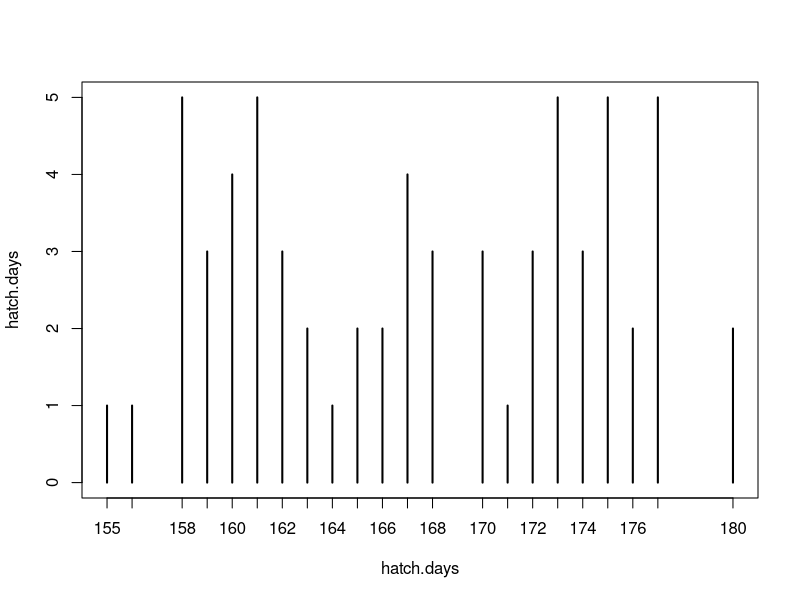
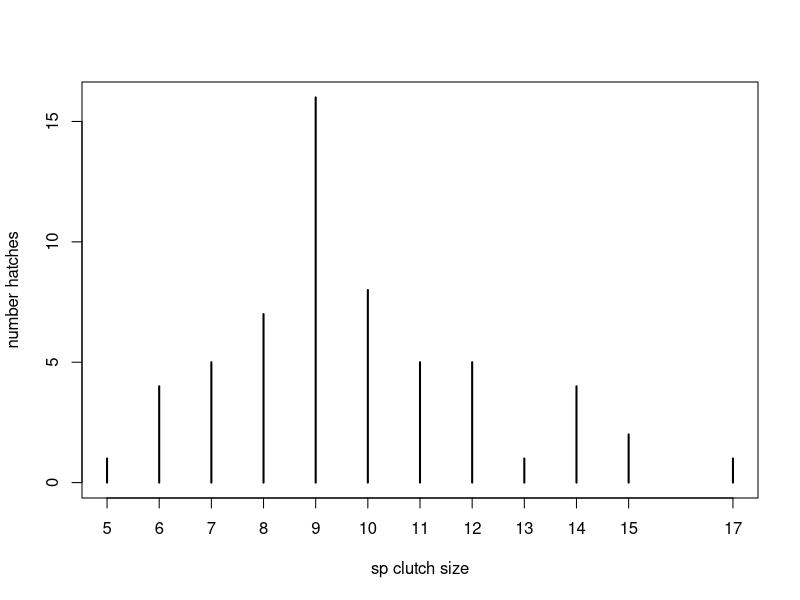
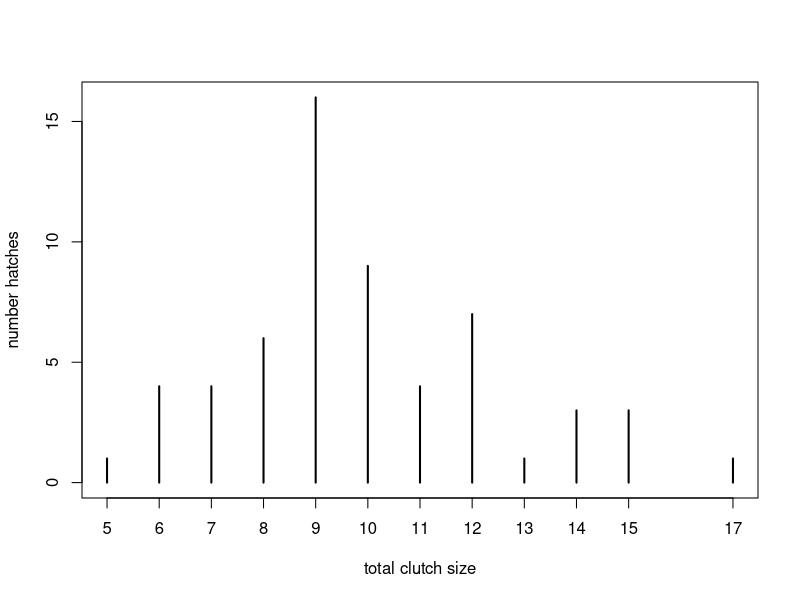
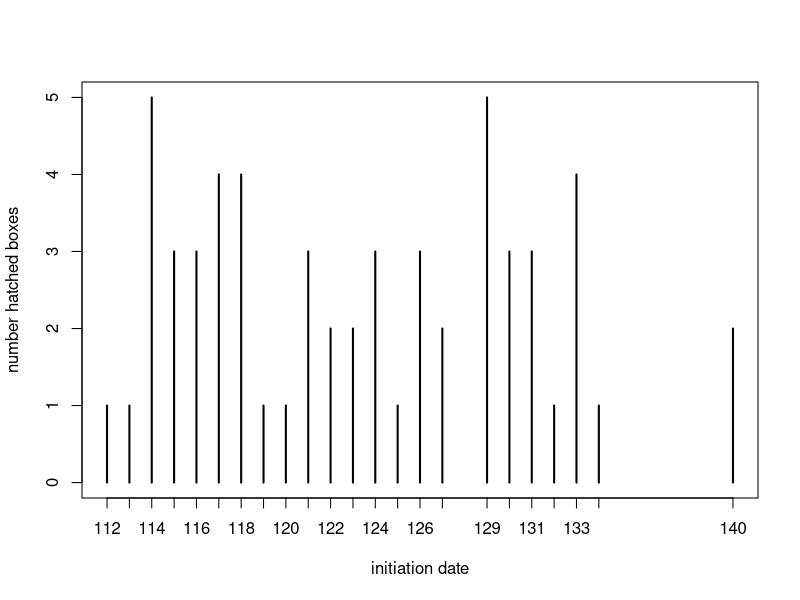

Write the R code that produced these figures, in order.
#Rec Goldeneye Summary Script
#Created by Hannah Vincelette and Chuck Frost
#Creation date: 8/3/2018



#read in the most current data file

##to run stats on the rec

visits<-read.csv("R_2018_COGO_Box_Checks.csv", header=T, stringsAsFactors = F, na.strings = "")
visits<-visits[ ,1:14]
visits<-visits[visits$sp1 != "UNAV",]
visits<-visits[!is.na(visits$box), ]
visits<-visits[visits$site!="C",]

boxes<-read.csv("R_2018_COGO_Box_Inventory.csv", header=T, stringsAsFactors = F)
boxes<-boxes[ ,1:11]
boxes<-boxes[boxes$sp1 != "UNAV",]
boxes<-boxes[!is.na(boxes$box), ]
boxes<-boxes[boxes$site!="C",]

eggs<-read.csv("R_2018_COGO_Egg_Fate.csv", header=T, stringsAsFactors = F)
eggs<-eggs[,1:8]
eggs<-eggs[eggs$sp != "UNAV",]
eggs<-eggs[!is.na(eggs$box), ]
eggs<-eggs[eggs$site!="C",]

library(ggplot2)



# to run stats on the corps  

# visits<-visits[visits$site=="C",]


#xxxxxxxxxxxxxxxxxxxxxxxxxxxxx
#xxxxxxxxxxxxxxxxxxxxxxxxxxxxx
#xxxxxxxxxxxxxxxxxxxxxxxxxxxxx
#xxxxxxxxxxxxxxxxxxxxxxxxxxxxx
#xxxxxxxxxxxxxxxxxxxxxxxxxxxxx
#xxxxxxxxxxxxxxxxxxxxxxxxxxxxx



#OCCUPANCY

# other occupancy by sp
o.occupancy =table(boxes$sp1[boxes$sp1 %in% c("UNOC", "RDSQ")])
#o.occupancy


# bird occupancy by sp (defined by laying an egg)
occupancy =table(boxes$sp1[!(boxes$sp1 %in% c("UNOC", "RDSQ"))])
#occupancy


# number incubating COGO, BUFF, & COME hens (boxes w/ stage>3)

a.incub<-data.frame(
  box=visits$box[visits$sp1 =="COGO"|visits$sp1 =="BUFF"|visits$sp1 =="COME" ],
  sp=visits$sp1[visits$sp1 =="COGO"|visits$sp1 =="BUFF"|visits$sp1 =="COME" ],
  stage=visits$stage[visits$sp1 =="COGO"|visits$sp1 =="BUFF"|visits$sp1 =="COME"], 
  stringsAsFactors = FALSE
)
#a.incub

a.incub1<-a.incub[!is.na(a.incub$stage),]

for (g in 1:length(a.incub1$box)) {
  a.incub1$stage[g]=max(a.incub1$stage[a.incub1$box==a.incub1$box[g]])
}

#a.incub1

a.incub2<-a.incub1[a.incub1$stage>3,]

incub.hen<-aggregate(a.incub2$sp~a.incub2$box, FUN=max)
#incub.hen

names(incub.hen)<- c("box", "sp")

incub.hen.tab<- table(incub.hen$sp)

incub.hen.freq<-incub.hen.tab/occupancy[names(occupancy) %in% names(incub.hen.tab)]
#incub.hen.freq
# number boxes with squirrel kittens
squirrels<- length(boxes$sp1[boxes$sp1=="RDSQ"])

# number of boxes unavailable during first sweep
# does not work unless data files are read in without subsetting out UNAV rows
# unavailable<- length(visits$visit[visits$visit==1 & visits$sp1=="UNAV"])
#unavailable


# sp combos occupying boxes (defined by laying an egg)
# omits boxes with 3 sp
# will not account for AMKE & OTHER species

a.combo<-data.frame(
  box=boxes$box[boxes$sp1 != "UNOC" & boxes$sp1 != "RDSQ"],
  sp1=boxes$sp1[boxes$sp1 != "UNOC" & boxes$sp1 != "RDSQ"],
  sp2=boxes$sp2[boxes$sp1 != "UNOC" & boxes$sp1 != "RDSQ"],
  sp3=boxes$sp3[boxes$sp1 != "UNOC" & boxes$sp1 != "RDSQ"]
)
#a.combo


combos<-data.frame(
  COGO=length(a.combo$sp1[a.combo$sp1=="COGO" & a.combo$sp2==""]),
  BUFF=length(a.combo$sp1[a.combo$sp1=="BUFF" & a.combo$sp2==""]),
  COME=length(a.combo$sp1[a.combo$sp1=="COME" & a.combo$sp2==""]),
  BOOW=length(a.combo$sp1[a.combo$sp1=="BOOW" & a.combo$sp2==""]),
  COGO.BUFF=length(a.combo$sp1[(a.combo$sp1=="COGO" | a.combo$sp1=="BUFF") & (a.combo$sp2=="COGO"| a.combo$sp2=="BUFF")]),
  COGO.COME=length(a.combo$sp1[(a.combo$sp1=="COGO"| a.combo$sp1=="COME") & (a.combo$sp2=="COGO"|a.combo$sp2=="COME")]),
  COGO.BOOW=length(a.combo$sp1[(a.combo$sp1=="COGO"|a.combo$sp1=="BOOW") & (a.combo$sp2=="COGO"|a.combo$sp2=="BOOW")]), 
  BUFF.BOOW=length(a.combo$sp1[(a.combo$sp1=="BUFF"|a.combo$sp1=="BOOW") & (a.combo$sp2=="BUFF"|a.combo$sp2=="BOOW")]), 
  COME.BOOW=length(a.combo$sp1[(a.combo$sp1=="COME"|a.combo$sp1=="BOOW") & (a.combo$sp2=="COME" | a.combo$sp2=="BOOW")]), 
  COME.BUFF=length(a.combo$sp1[(a.combo$sp1=="BUFF"|a.combo$sp1=="BOOW") & (a.combo$sp2=="COME"|a.combo$sp2=="BUFF")])
  
)
#combos
  



#EGGS

# total number eggs laid by sp

total.eggs<-table(eggs$sp[!(eggs$sp %in% c("UNOC", "RDSQ"))])
#total.eggs


#clutch by sp
clutch<-data.frame(sp=unique(eggs$sp[!(eggs$sp %in% c("UNOC", "RDSQ"))]), small=0, large=0, range=0, mean=0, stringsAsFactors = F)
#clutch

clutch.tot<-data.frame(sp=unique(eggs$sp[!(eggs$sp %in% c("UNOC", "RDSQ"))]), small=0, large=0, range=0, mean=0, stringsAsFactors = F)
#clutch.tot

a.clutch<-data.frame(
  sp=visits$sp1[boxes$outcome=="missed"|boxes$outcome=="marked"|boxes$outcome=="n-abandon"|boxes$outcome=="r-abandon"|boxes$outcome=="u-abandon"], 
  date=visits$date[boxes$outcome=="missed"|boxes$outcome=="marked"|boxes$outcome=="n-abandon"|boxes$outcome=="r-abandon"|boxes$outcome=="u-abandon"],
  box=visits$box[boxes$outcome=="missed"|boxes$outcome=="marked"|boxes$outcome=="n-abandon"|boxes$outcome=="r-abandon"|boxes$outcome=="u-abandon"],
  primaryeggs=0,
  secondaryeggs=0,
  totaleggs=0, stringsAsFactors = F)

#a.clutch

for (b in 1:length(a.clutch$box)) {
  a.clutch$primaryeggs[b]=length(eggs$eggnum[a.clutch$sp[b]==eggs$sp & eggs$box==a.clutch$box[b]])
  a.clutch$secondaryeggs[b]=length(eggs$eggnum[a.clutch$box[b]==eggs$box])-a.clutch$primaryeggs[b]
  a.clutch$totaleggs[b]=a.clutch$primaryeggs[b] + a.clutch$secondaryeggs[b]
  
}
#a.clutch

for (k in 1:length(clutch$sp)){
  clutch$small[k]=min(a.clutch$primaryeggs[a.clutch$sp==clutch$sp[k]]) 
  clutch$large[k]=max(a.clutch$primaryeggs[a.clutch$sp==clutch$sp[k]]) 
  clutch$range[k]=clutch$large[k]-clutch$small[k]
  clutch$mean[k]=mean(a.clutch$primaryeggs[a.clutch$sp==clutch$sp[k]])
}

#clutch

for (k in 1:length(clutch.tot$sp)){
  clutch.tot$small[k]=min(a.clutch$totaleggs[a.clutch$sp==clutch$sp[k]]) 
  clutch.tot$large[k]=max(a.clutch$totaleggs[a.clutch$sp==clutch$sp[k]]) 
  clutch.tot$range[k]=clutch.tot$large[k]-clutch.tot$small[k]
  clutch.tot$mean[k]=mean(a.clutch$totaleggs[a.clutch$sp==clutch$sp[k]])
}

#clutch.tot

#clutch
#clutch.tot

# number boxes with mixed sp eggs 
# doesn't take into account if sp1 hen switches
boxes.o.eggs<-length(boxes$sp2[boxes$sp2 !=""])
#boxes.o.eggs

# number of eggs predated (an egg went missing)
# does not count ducklings found dead (documented in excel sheet as hatched, unmarked egg)
# does not include owls
predation.eggs<-length(eggs$box[is.na(eggs$hatched) & !(eggs$sp %in% c("BOOW", "UNOC", "RDSQ"))])
#predation.eggs

# number of eggs predated over time
# not calculated; need dates of individual egg predation

# number of boxes predated by box initiation date
# not calculated; only have initiation dates for marked boxes (with known JD hatch) and most predated boxes are not marked

# number of boxes predated (an egg went missing)
# does not count ducklings found dead (documented in excel sheet as hatched, unmarked egg)
predation.boxes<-unique(eggs$box[is.na(eggs$hatched)])
predation.boxes<-length(predation.boxes)
#predation.boxes


#NESTING (init, incub, hatch)

#nest initiation COGO & BUFF (min, max, range, mean)

a.initiation<-data.frame(
  sp=visits$sp1[visits$fate==1 & visits$hatched==1 & visits$sp1 %in% c("COGO","BUFF")], 
  date=visits$date[visits$fate==1 & visits$hatched==1 & visits$sp1 %in% c("COGO","BUFF")],
  box=visits$box[visits$fate==1 & visits$hatched==1 & visits$sp1 %in% c("COGO","BUFF")],
  eggs=0,
  adj.eggs=0)
#a.initiation

for (b in 1:length(a.initiation$box)) {
  egg.list=visits$sp1eggs[visits$box == a.initiation$box[b]]
  a.initiation$eggs[b]=egg.list[which.max(egg.list)]
  a.initiation$adj.eggs[b]=a.initiation$eggs[b] 
  if(a.initiation$adj.eggs[b]>8){a.initiation$adj.eggs[b]=8}
}

a.initiation$adj.date=a.initiation$date-28
a.initiation$init.date=a.initiation$adj.date-(a.initiation$adj.eggs*2)

#a.initiation

init<-data.frame(sp=unique(a.initiation$sp), early=0, late=0, range=0, mean=0)
#init

for (c in 1:length(init$sp)){ 
  
  date.list=a.initiation$init.date[a.initiation$sp==init$sp[c]]
  init$early[c]=date.list[which.min(date.list)]
  init$late[c]=date.list[which.max(date.list)]
  init$range[c]=init$late[c]-init$early[c]
  init$mean[c]=mean(date.list)
  
}

#init


#nest initiation COME (min, max, range, mean)

a.initiationC<-data.frame(
  sp=visits$sp1[visits$fate==1 & visits$hatched==1 & visits$sp1=="COME"], 
  date=visits$date[visits$fate==1 & visits$hatched==1 & visits$sp1=="COME"],
  box=visits$box[visits$fate==1 & visits$hatched==1 & visits$sp1=="COME"],
  eggs=0,
  adj.eggs=0)
#a.initiationC

for (b in 1:length(a.initiationC$box)) {
  egg.list=visits$sp1eggs[visits$box == a.initiationC$box[b]]
  a.initiationC$eggs[b]=egg.list[which.max(egg.list)]
  a.initiationC$adj.eggs[b]=a.initiationC$eggs[b] 
  if(a.initiationC$adj.eggs[b]>8){a.initiationC$adj.eggs[b]=8}
}
#a.initiationC

a.initiationC$adj.date=a.initiationC$date-32
a.initiationC$init.date=a.initiationC$adj.date-(a.initiationC$adj.eggs*2)

#a.initiationC

init.COME<-data.frame(sp=unique(a.initiationC$sp), early=0, late=0, range=0, mean=0)
#init.COME

for (c in 1:length(init.COME$sp)){ 
  
  date.list=a.initiationC$init.date[a.initiationC$sp==init.COME$sp[c]]
  init.COME$early[c]=date.list[which.min(date.list)]
  init.COME$late[c]=date.list[which.max(date.list)]
  init.COME$range[c]=init.COME$late[c]-init.COME$early[c]
  init.COME$mean[c]=mean(date.list)
  
}

#init.COME



#incubation COGO & BUFF (min, max, range, mean)
a.initiation2<-data.frame(
  sp=visits$sp1[visits$fate==1 & visits$hatched==1 & visits$sp1!="BOOW"& visits$sp1!="COME"], 
  date=visits$date[visits$fate==1 & visits$hatched==1 & visits$sp1!="BOOW"& visits$sp1!="COME"],
  box=visits$box[visits$fate==1 & visits$hatched==1 & visits$sp1!="BOOW"& visits$sp1!="COME"])
#a.initiation2

a.initiation2$adj.date=a.initiation2$date-28
head(a.initiation2)

#a.initiation2

incub<-data.frame(sp=unique(a.initiation2$sp), early=0, late=0, range=0, mean=0)
#incub


for (g in 1:length(incub$sp)){ 
  date.list=a.initiation2$adj.date[a.initiation2$sp==incub$sp[g]]
  incub$early[g]=date.list[which.min(date.list)]
  incub$late[g]=date.list[which.max(date.list)]
  incub$range[g]=incub$late[g]-incub$early[g]
  incub$mean[g]=mean(date.list)
  
}

#incub

#incubation COME (min, max, range, mean)
a.initiation3<-data.frame(
  sp=visits$sp1[visits$fate==1 & visits$hatched==1 & visits$sp1=="COME"], 
  date=visits$date[visits$fate==1 & visits$hatched==1 & visits$sp1=="COME"],
  box=visits$box[visits$fate==1 & visits$hatched==1 & visits$sp1=="COME"])
#a.initiation3

a.initiation3$adj.date=a.initiation3$date-32
head(a.initiation3)

#a.initiation3

incub.COME<-data.frame(sp=unique(a.initiation3$sp), early=0, late=0, range=0, mean=0)
#incub.COME


for (g in 1:length(incub.COME$sp)){ 
  date.list=a.initiation3$adj.date[a.initiation3$sp==incub.COME$sp[g]]
  incub.COME$early[g]=date.list[which.min(date.list)]
  incub.COME$late[g]=date.list[which.max(date.list)]
  incub.COME$range[g]=incub.COME$late[g]-incub.COME$early[g]
  incub.COME$mean[g]=mean(date.list)
  
}

#incub.COME


#hatch date by sp (min, max, range, mean)

hatch<-data.frame(
  sp=unique(visits$sp1[visits$fate==1 & visits$hatched==1 & visits$sp1 != "BOOW"]),
  early=0, late=0, range=0, mean=0 )

a.hatch<-data.frame(
  sp=visits$sp1[visits$fate==1 & visits$hatched==1 & visits$sp1 != "BOOW"], 
  box=visits$box[visits$fate==1 & visits$hatched==1& visits$sp1 != "BOOW"],
  h.date=visits$date[visits$fate==1 & visits$hatched==1& visits$sp1 != "BOOW"]
)

for (c in 1:length(hatch$sp)){ 
  hatch$early[c]=min(a.hatch$h.date[a.hatch$sp==hatch$sp[c]])
  hatch$late[c]=max(a.hatch$h.date[a.hatch$sp==hatch$sp[c]])
  hatch$range[c]=hatch$late[c]-hatch$early[c]
  hatch$mean[c]=mean(a.hatch$h.date[hatch$sp[c]==a.hatch$sp])
}

#hatch



#NEST SUCCESS

# outcomes by sp (number and freq)
outcome.sp<-table(boxes$outcome, boxes$sp1)
#outcome.sp

outcome.sp.df<-as.data.frame(outcome.sp)
#outcome.sp.df
names(outcome.sp.df)<-c("outcome", "sp", "count")
#outcome.sp.df
total.sp<-aggregate(outcome.sp.df$count~outcome.sp.df$sp, FUN=sum)
names(total.sp)<-c("sp", "count")
#total.sp
outcome.sp.df<-merge(outcome.sp.df, total.sp, by="sp")
#outcome.sp.df
names(outcome.sp.df)<-c("sp", "outcome", "count", "total")
outcome.sp.df$pct<-outcome.sp.df$count/outcome.sp.df$total
#outcome.sp.df
outcome.freq<-reshape(outcome.sp.df[,c("sp", "outcome", "pct")], idvar="outcome", timevar="sp", direction="wide")
names(outcome.freq)<-c("outcome", as.character(unique(outcome.sp.df$sp)))
#outcome.freq

# hatched boxes by sp (number and freq)
hatched<-table(boxes$sp1[boxes$outcome=="missed" | boxes$outcome=="marked"])
#hatched

freq.hatched<- hatched/occupancy[names(occupancy) %in% names(hatched)]
#freq.hatched

# hatched boxes over time
# only considers marked COGO, BUFF, & COME boxes

hatched.time<- data.frame(
  box=visits$box[visits$fate==1 & visits$hatched==1 & visits$sp1 != "BOOW"],
  hatch.day=visits$date[visits$fate==1 & visits$hatched==1 & visits$sp1 != "BOOW"]
)


#hatched.time
hatch.time<-aggregate(hatched.time$hatch.day~hatched.time$box, FUN=min)

#hatched.time

hatch.days<-hatched.time$hatch.day
hatch.days<-table(hatch.days)
#hatch.days
plot(hatch.days)



# number hatched COGO boxes by # eggs

b.clutch<-data.frame(
  sp=visits$sp1[visits$sp1=="COGO"], 
  date=visits$date[visits$sp1=="COGO"],
  box=visits$box[visits$sp1=="COGO"],
  primaryeggs=0,
  secondaryeggs=0,
  totaleggs=0, stringsAsFactors = F)

#b.clutch

for (b in 1:length(b.clutch$box)) {
  b.clutch$primaryeggs[b]=length(eggs$eggnum[b.clutch$sp[b]==eggs$sp & b.clutch$box[b]==eggs$box])
  b.clutch$secondaryeggs[b]=length(eggs$eggnum[b.clutch$box[b]==eggs$box])-b.clutch$primaryeggs[b]
  b.clutch$totaleggs[b]=b.clutch$primaryeggs[b] + b.clutch$secondaryeggs[b]
  
}
#b.clutch


c.clutch<-data.frame(
  box=boxes$box[boxes$sp1=="COGO"],
  outcome=0,
  sp.clutch=0,
  total.clutch=0
  
)



for (m in 1:length(c.clutch$box)){
  c.clutch$outcome[m]=boxes$outcome[c.clutch$box[m]==boxes$box]
  c.clutch$sp.clutch[m]=max(b.clutch$primaryeggs[b.clutch$box==c.clutch$box[m]]) 
  c.clutch$total.clutch[m]=max(b.clutch$totaleggs[b.clutch$box==c.clutch$box[m]]) 
}


####remove rows
c.clutch<-c.clutch[c.clutch$outcome == "missed"|c.clutch$outcome=="marked",]

#c.clutch

sp.clutch.tab<-table(c.clutch$sp.clutch)
total.clutch.tab<-table(c.clutch$total.clutch)

#sp.clutch.tab
#total.clutch.tab

plot(sp.clutch.tab, ylab="number hatches", xlab ="sp clutch size")
plot(total.clutch.tab, ylab= "number hatches", xlab ="total clutch size")


# hatched COGO boxes by init date 

p.initiation<-data.frame(
  sp=visits$sp1[visits$fate==1 & visits$hatched==1 & visits$sp1!="BOOW"], 
  date=visits$date[visits$fate==1 & visits$hatched==1 & visits$sp1!="BOOW"],
  box=visits$box[visits$fate==1 & visits$hatched==1 & visits$sp1!="BOOW"],
  outcome=0,
  eggs=0,
  adj.eggs=0)
#p.initiation

for (b in 1:length(p.initiation$box)) {
  p.initiation$outcome[b]=boxes$outcome[p.initiation$box[b]==boxes$box]
  egg.list=visits$sp1eggs[visits$box == p.initiation$box[b]]
  p.initiation$eggs[b]=egg.list[which.max(egg.list)]
  p.initiation$adj.eggs[b]=p.initiation$eggs[b] 
  if(p.initiation$adj.eggs[b]>8){p.initiation$adj.eggs[b]=8}

}

#p.initiation
p.initiation$adj.date=p.initiation$date-28
p.initiation$init.date=p.initiation$adj.date-(p.initiation$adj.eggs*2)

#p.initiation

init.hatch.COGO<-p.initiation[p.initiation$sp=="COGO",]
#init.hatch.COGO

init.hatch.COGO<-table(init.hatch.COGO$init.date)
#init.hatch.COGO
plot(init.hatch.COGO, xlab="initiation date", ylab="number hatched boxes")



#EGG SUCCESS

# number and freq COGO eggs hatched in COGO boxes
a.COGO.eggs<-data.frame(
  box=eggs$box[eggs$hatched==1 & eggs$sp=="COGO" & !is.na(eggs$hatched)],
  sp1=0
)

for (t in 1:length(a.COGO.eggs$box)){
  a.COGO.eggs$sp1[t]=boxes$sp1[a.COGO.eggs$box[t]==boxes$box]
  
}

COGO.eggs<-table(a.COGO.eggs$sp1)
COGO.eggs.prop<-prop.table(COGO.eggs)


# hatched eggs by sp
hatched.sp<-table(eggs$sp[eggs$hatched==1])
#hatched.sp

all.eggs<-table(eggs$sp[!(eggs$sp %in% c("UNOC", "RDSQ"))])
#all.eggs
hatched.freq<- hatched.sp/all.eggs
#hatched.freq



#HATCHLINGS

# hatchlings marked by sp (1==marked)
marked.sp<-table(eggs$sp[eggs$marked==1])
#marked.sp

# freq hatchlings marked
hatched.sp<-table(eggs$sp[eggs$hatched==1])
hatched.sp.freq<-marked.sp/hatched.sp[names(hatched.sp) %in% names(marked.sp)]



#HEN CAPTURE

# hen status by sp
hen.df<-data.frame(
  sp=boxes$sp1[!(boxes$sp1 %in% c("UNOC", "RDSQ"))], 
  box=boxes$box[!(boxes$sp1 %in% c("UNOC", "RDSQ"))], 
  recap=boxes$recap[!(boxes$sp1 %in% c("UNOC", "RDSQ"))], 
  new=boxes$new[!(boxes$sp1 %in% c("UNOC", "RDSQ"))], 
  uncap=0
)
#hen.df

for(j in 1:length(hen.df$box)) {
  if (is.na(hen.df$recap[j])){hen.df$uncap[j]=1}
}
#hen.df

hen.status<-aggregate(cbind(recap, new,uncap)~sp, data=hen.df, FUN=sum)
hen.status<-aggregate(cbind(recap,new,uncap)~sp, data=hen.df, FUN=sum, na.rm=T, na.action=na.pass)
#hen.status

# number of hens with other markers, by sp
hen.mark<-data.frame(
  box=boxes$box[boxes$sp1 %in% c("COGO", "BUFF", "COME", "OTHER")],
  sp=boxes$sp1[boxes$sp1 %in% c("COGO", "BUFF", "COME", "OTHER")],
  webtag=boxes$webtag[boxes$sp1 %in% c("COGO", "BUFF", "COME", "OTHER")],
  plast=boxes$plast[boxes$sp1 %in% c("COGO", "BUFF", "COME", "OTHER")]
)

hen.mark<-hen.mark[hen.mark$webtag!="" | hen.mark$plast !="",]
#hen.mark



# COGO hen capture status by nest initiation date   
#cap.init<-data.frame(box=boxes$box[boxes$outcome=="marked" & boxes$sp1=="COGO"],
  #sp=boxes$sp1[boxes$outcome=="marked"& boxes$sp1=="COGO"],
  #recap=boxes$recap[boxes$outcome=="marked"& boxes$sp1=="COGO"],
  #new=boxes$new[boxes$outcome=="marked"& boxes$sp1=="COGO"],
  #init.date=0)

#cap.init

#a.initiation

#for(g in 1:length(cap.init$box)){cap.init$init.date[g]=a.initiation$init.date[cap.init$box[g]==a.initiation$box]}


#cap.init

#cap.init.ag<-aggregate(cbind(recap, new)~init.date, data=cap.init, FUN=sum)


#hen.status.plot<-ggplot(data=cap.init, aes(x=init.date, fill=factor(recap, labels=c("new", "recap")), group=recap)) + 
  #geom_bar(position = position_dodge2(preserve = "single"), width = 2) +
  #scale_fill_discrete(name = "hen status")



